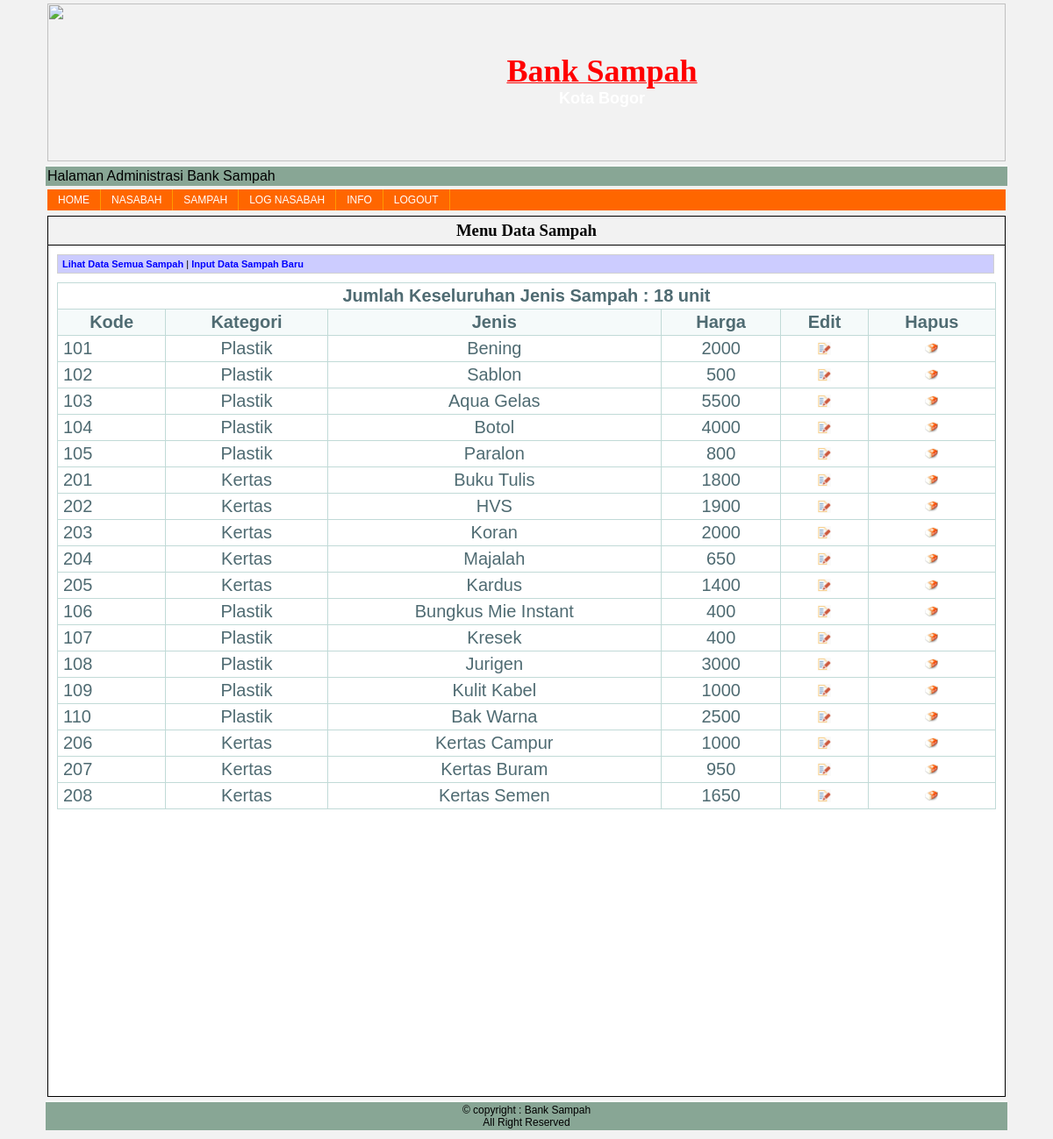
The page /admin/admin/index.php?page=sampah (signed in) on the database its author committed.
### tables this page shows
CREATE TABLE IF NOT EXISTS `sampah` (
  `kode` int(10) NOT NULL,
  `kategori` varchar(20) NOT NULL,
  `jenis` varchar(20) NOT NULL,
  `harga` int(7) NOT NULL,
  PRIMARY KEY (`kode`)
);

### admin/sampah/lihat_sampah.php (the view, shortened to what this page needs)
<?php
include "../sampah/link.php";
$query2=mysql_query("SELECT * FROM sampah");
$jumlah_sampah=mysql_num_rows($query2);
?>
<table class="table-data" border=1 width=100% border=0 >
    <tr>
        <td class="td-data" colspan="7"><b>Jumlah Keseluruhan Jenis Sampah : <?php echo $jumlah_sampah; ?> unit</b></td>
    </tr>
    <tr>
        <td class="head-data">Kode</td>
        <td class="head-data">Kategori</td>
        <td class="head-data">Jenis</td>
        <td class="head-data">Harga</td>
        <td class="head-data">Edit</td>
        <td class="head-data">Hapus</td></tr>
<?php
while ($hasil=mysql_fetch_array($query2)) {
echo "<tr><td class='pinggir-data'>$hasil[kode]</td>
      <td class='td-data'>$hasil[kategori]</td>
	  <td class='td-data'>$hasil[jenis]</td>
	  <td class='td-data'>$hasil[harga]</td>
	  <td class='td-data'><a href='?page=edit_sampah&id=$hasil[kode]'><img class='img_link' src='../image/order_form_online_offer-512.png' width='15px' height='15px'></a></td>
	  <td class='td-data'><a href='?page=act_hapus_sampah&id=$hasil[kode]' onclick='return confirm(\"Anda yakin ingin menghapus data sampah $hasil[kode] ?\")'><img class='img_link' src='../image/Delete-icon.png' width='15px' height='15px'></a></td></tr>";
}
?>
</table>

### admin/include/style.css (style rules this page uses)
body { background-color: #f2f2f2; color: black; margin-top: 0px; margin-left: 50px; margin-right: 50px; font-family: arial; font-size: 14px; }
a { text-decoration: none; color: blue; }
.table-data { width: 100%; padding: 0; margin: 0 auto 1.5em auto; border-top: 1px solid #C1DAD7; border-left: 1px solid #C1DAD7; border-collapse:collapse; font-size:18px; font-family: verdana,arial,sans-serif; color:#545454; }
.td-data { font: normal 20px "Trebuchet MS", Verdana, Arial, Helvetica, sans-serif; border-right: 1px solid #C1DAD7; border-bottom: 1px solid #C1DAD7; padding: 3px 6px 3px 6px; color: #4f6b72; width: auto; text-align: center; }
.head-data { font: normal 20px "Trebuchet MS", Verdana, Arial, Helvetica, sans-serif; border-right: 1px solid #C1DAD7; border-bottom: 1px solid #C1DAD7; padding: 3px 6px 3px 6px; color: #4f6b72; width: auto; text-align: center; background-color:#F5FAFA; font-weight: bold; }
.pinggir-data { font: normal 20px "Trebuchet MS", Verdana, Arial, Helvetica, sans-serif; border-right: 1px solid #C1DAD7; border-bottom: 1px solid #C1DAD7; padding: 3px 6px 3px 6px; color: #4f6b72; text-align: left; }
.img_link { border: none; padding: 0px; }

### admin/admin/index.php (style rules this page uses)
body { background-image: url(../../Rental%20Mobil%20G.A.H/images/rentcar2.jpg); }

### rows shown on the page
sampah: kode "101", kategori "Plastik", jenis "Bening", harga "2000"
sampah: kode "102", kategori "Plastik", jenis "Sablon", harga "500"
sampah: kode "103", kategori "Plastik", jenis "Aqua Gelas", harga "5500"
sampah: kode "104", kategori "Plastik", jenis "Botol", harga "4000"
sampah: kode "105", kategori "Plastik", jenis "Paralon", harga "800"
sampah: kode "201", kategori "Kertas", jenis "Buku Tulis", harga "1800"
sampah: kode "202", kategori "Kertas", jenis "HVS", harga "1900"
sampah: kode "203", kategori "Kertas", jenis "Koran", harga "2000"
sampah: kode "204", kategori "Kertas", jenis "Majalah", harga "650"
sampah: kode "205", kategori "Kertas", jenis "Kardus", harga "1400"
sampah: kode "106", kategori "Plastik", jenis "Bungkus Mie Instant", harga "400"
sampah: kode "107", kategori "Plastik", jenis "Kresek", harga "400"
sampah: kode "108", kategori "Plastik", jenis "Jurigen", harga "3000"
sampah: kode "109", kategori "Plastik", jenis "Kulit Kabel", harga "1000"
sampah: kode "110", kategori "Plastik", jenis "Bak Warna", harga "2500"
sampah: kode "206", kategori "Kertas", jenis "Kertas Campur", harga "1000"
sampah: kode "207", kategori "Kertas", jenis "Kertas Buram", harga "950"
sampah: kode "208", kategori "Kertas", jenis "Kertas Semen", harga "1650"

### other values the page prints
$j "Menu Data Sampah"
$jumlah_sampah "18"
